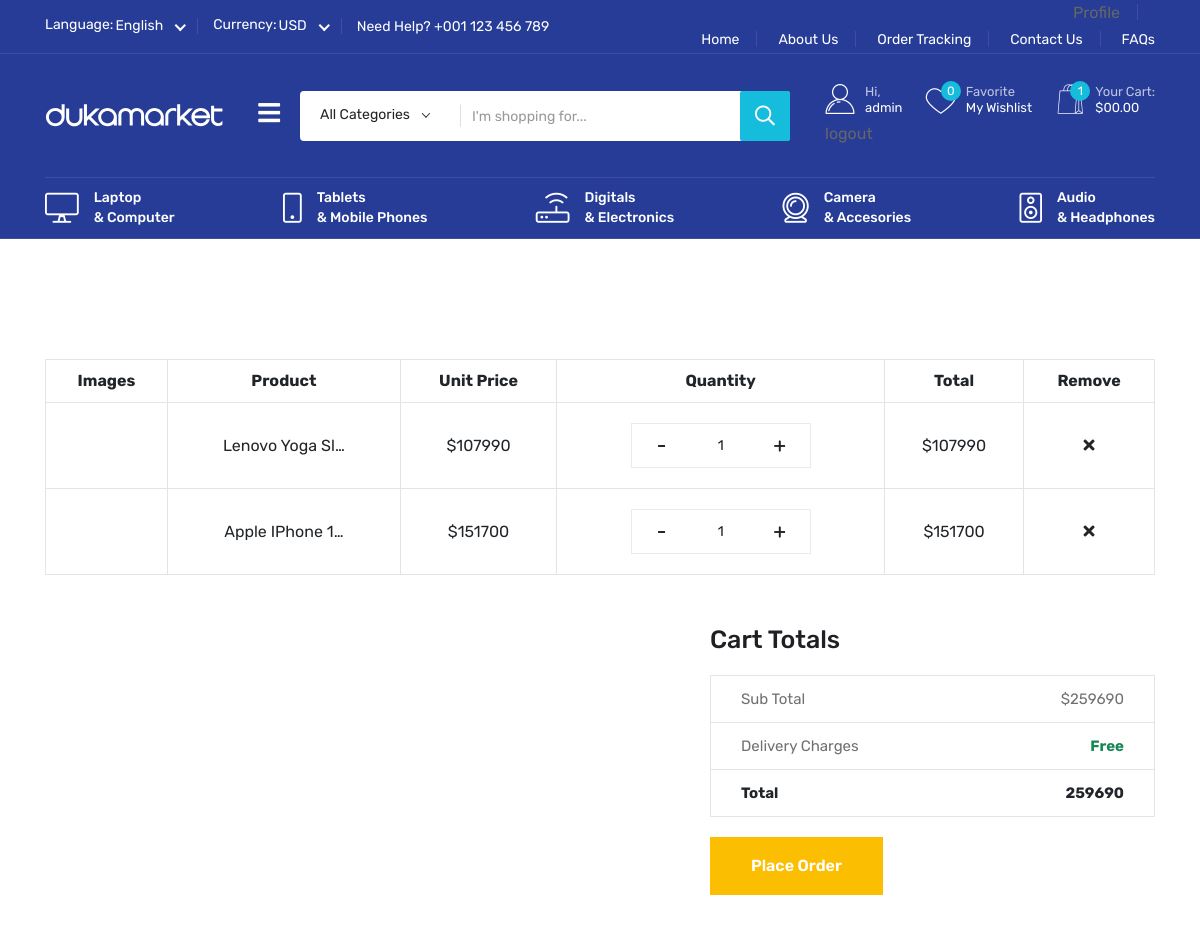
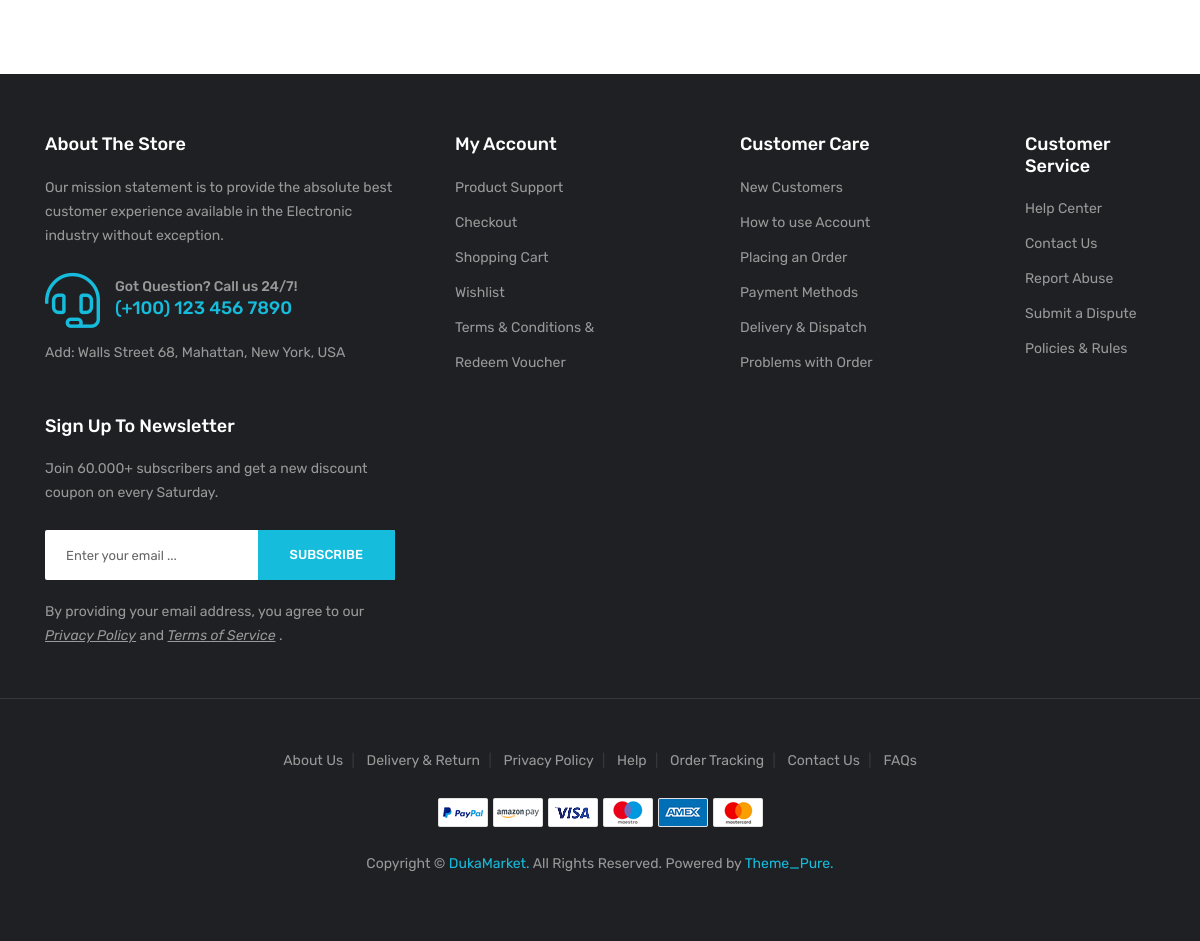
Screenshot of /cart/ (signed in) with the database file from the repository (2 pictures, top to bottom).
### userauth/models.py (models this page shows, shortened)
class Account(AbstractBaseUser,PermissionsMixin):
    first_name = models.CharField(max_length=100, blank=True)
    last_name = models.CharField(max_length=100, blank=True)
    email = models.EmailField(max_length=100, unique=True)
    username = models.CharField(max_length=100, unique=True)
    phone_number = models.CharField(max_length=50, unique=True,null=True)
    wallet = models.FloatField(null=True,blank=True)
    date_joined = models.DateTimeField(auto_now_add=True)
    last_login = models.DateTimeField(auto_now_add=True)
    is_admin = models.BooleanField(default=False)
    is_staff = models.BooleanField(default=False)
    is_active = models.BooleanField(default=True)
    is_superuser = models.BooleanField(default=False)
    USERNAME_FIELD = 'email'
    REQUIRED_FIELDS = ['username', 'first_name', 'last_name', 'phone_number']
    objects = MyAccountManager()

### cart/models.py (models this page shows, shortened)
class CartItem(models.Model):
    cart=models.ForeignKey(Cart,on_delete=models.CASCADE)
    product=models.ForeignKey(Product,on_delete=models.CASCADE)
    quantity=models.IntegerField(default=1)
    created_at=models.DateTimeField(auto_now_add=True)
    def total(self):
        return self.quantity * self.product.price

### Product/models.py (models this page shows, shortened)
class Product(models.Model):
    pid=ShortUUIDField(unique=True,length=10,max_length=30,prefix="prod",alphabet="abcdefgh12345")
    category=models.ForeignKey(Category,on_delete=models.SET_NULL,null=True)
    title=models.CharField(max_length=255)
    price=models.PositiveIntegerField(default=0,null=True)
    featured_image=models.CharField(max_length=255)
    discount=models.PositiveIntegerField(default=0,null=True)
    brand=models.CharField(max_length=64)
    available=models.PositiveIntegerField(default=0,null=True)
    total=models.PositiveIntegerField(default=100,null=0)
    description=RichTextField(null=True,blank=True)
    sku=ShortUUIDField(unique=True,length=10,max_length=30,prefix="sku",alphabet="123456789")
    tags=models.CharField(max_length=255,null=True,blank=True)
    slug=models.CharField(max_length=255,null=True,blank=True)
    top_deal_the_day=models.BooleanField(default=False)
    top_featured_product=models.BooleanField(default=False)
    hot_trending_product=models.BooleanField(default=False)
    on_sale_product=models.BooleanField(default=False)
    date=models.DateTimeField(auto_now_add=True)
    updated_date=models.DateTimeField(null=True,blank=True)
    class Meta:
        verbose_name_plural = "Products"

### cart/views.py (the view, shortened to what this page needs)
# urls.py: path('', views.cartView, name='cart'),
def cartView(request):
    sub_total = 0
    if request.user.is_authenticated:
        user = request.user
        cart,created=cartmodels.Cart.objects.get_or_create(user=user)
        cart_items=cartmodels.CartItem.objects.filter(cart=cart)
        for item in cart_items:
            sub_total += item.total()
        cart.total_amount=Decimal(cart.total_amount) + sub_total
        cart.save()
        context = {
            'cart': cart_items,
            'sub_total': sub_total,
        }
    return render(request, 'cart.html', context)

### template/cart.html (shortened to what this page needs)
{% extends "base.html" %} {% load static %} {% block content %}
<section class="cart-area pt-120 pb-120">
  <div class="container">
    <div class="row">
      <div class="col-12">
        <form action="#">
          <div class="table-content table-responsive">
            {% if cart %}
            <table class="table cartData">
              <thead>
                <tr>
                  <th class="product-thumbnail">Images</th>
                  <th class="cart-product-name">Product</th>
                  <th class="product-price">Unit Price</th>
                  <th class="product-quantity">Quantity</th>
                  <th class="product-subtotal">Total</th>
                  <th class="product-remove">Remove</th>
                </tr>
              </thead>
              <tbody>
                {% for item in cart %}
                <tr>
                  <td class="product-thumbnail">
                  </td>
                  <td class="product-name">
                    <a href="shop-details.html"
                      >{{item.product.title|truncatechars:15}}</a
                    >
                  </td>
                  <td class="product-price">
                    <span class="amount">${{item.product.price}}</span>
                  </td>
                  <td class="product-quantity qtyDiv">
                    <div class="cart-plus-minus">
                      <input
                        type="text"
                        class="qtyValue"
                        value="{{item.quantity}}"
                      />
                      <div class="dec qtybutton">-</div>
                      <div class="inc qtybutton">+</div>
                    </div>
                  </td>
                  <td class="product-subtotal">
                    <span class="amount">${{item.total}}</span>
                  </td>
                  <td class="product-remove">
                    <a  class="deleteBtn"><i class="fa fa-times"></i></a>
                  </td>
                  </div>
                {% endfor %}
            {% else %}
            <h1 class="text-danger f">No item available......</h1>
            {% endif %}
          </div>
          {% if cart%}
          <div class="row justify-content-end">
            <div class="col-md-5">
              <div class="cart-page-total">
                <h2>Cart totals</h2>
                <ul class="mb-20">
                  <li class="subTotal">
                    Sub Total <span class="amount">${{sub_total}}</span>
                  </li>
                  <li>Delivery Charges<span class="text-success fw-bold">Free</span></li>
                  <li class="text-dark fw-bold">Total<span class="text-dark fw-bold">{{sub_total}}</span></li>
                </ul>
                <a class="tp-btn-h1" href="{% url 'place-order' %}"
                  >Place Order</a
                >
              </div>
            </div>
          </div>
          {% endif %}
      </div>
</section>
{% endblock %}

### template/includes/header.html (shortened to what this page needs)
    {% load static %}
     <header class="header d-blue-bg">
        <div class="header-top">
            <div class="container 0">
                <div class="header-inner">
                    <div class="row align-items-center">
                        <div class="col-xl-6 col-lg-7">
                            <div class="header-inner-start">
                                <div class="header__currency border-right">
                                    <div class="s-name">
                                        <span>Language: </span>
                                    </div>
                                </div>
                                <div class="header__lang border-right">
                                    <div class="s-name">
                                        <span>Currency: </span>
                                    </div>
                                </div>
                                <div class="support d-none d-sm-block">
                                    <p>Need Help? <a href="tel:+001123456789">+001 123 456 789</a></p>
                                </div>
                            </div>
                        </div>
                        <div class="col-xl-6 col-lg-5 d-none d-lg-block">
                            <div class="header-inner-end text-md-end">
                                <div class="ovic-menu-wrapper ovic-menu-wrapper-2">
                                    <ul>
                                        <li><button   hx-get="{% url 'profile' %}" hx-target="#profileview" hx-swap="innerHTML" hx-triggger="click">Profile</button></li>
                                        <li><a href={% url 'home' %} >Home</a></li>
                                        <li><a href="about.html">About Us</a></li>
                                        <li><a href="contact.html">Order Tracking</a></li>
                                        <li><a href="contact.html">Contact Us</a></li>
                                        <li><a href="faq.html">FAQs</a></li>
                                    </ul>
                                </div>
                            </div>
                        </div>
                    </div>
                </div>
            </div>
        </div>
        <div class="header-mid">
            <div class="container">
                <div class="heade-mid-inner">
                    <div class="row align-items-center">
                        <div class="col-xl-3 col-lg-3 col-md-4 col-sm-4">
                            <div class="header__info header__info-2">
                                <div class="logo logo-3">
                                    <a href="index.html" class="logo-image"><img src="{% static "assets/img/logo/logo1.svg" %}" alt="logo"></a>
                                </div>
                                <div class="side-menu mr-20">
                                    <button type="button" class="side-menu-btn offcanvas-toggle-btn"><i class="fas fa-bars"></i></button>
                                  </div>
                            </div>
                        </div>
                        <div class="col-xl-5 col-lg-4 d-none d-lg-block">
                            <div class="header__search">
                                <form action="#">
                                    <div class="header__search-box">
                                        <input class="search-input search-input-2" type="text" placeholder="I'm shopping for...">
                                        <button class="button button-2 button-3" type="submit"><i class="far fa-search"></i></button>
                                    </div>
                                    <div class="header__search-cat">
                                    </div>
                                </form>
                            </div>
                        </div>
                        <div class="col-xl-4 col-lg-5 col-md-8 col-sm-8">
                            <div class="header-action">
                                <div class="block-userlink">
                                    <a class="icon-link icon-link-2" href="{% url 'signin' %}">
                                    <i class="flaticon-user"></i>
                                    <span class="text">
                                {% if user.is_authenticated %}
                                        <span class="sub">Hi,</span>
                                        {{user.username}}
                                        <span><a href="{% url 'signout' %}">logout</a></span>
                                {% else %}
                                    <span class="sub">Login </span>
                                    My Account </span>
                                {% endif %}
                                    </a>
                                </div>
                                <div class="block-wishlist action">
                                    <a class="icon-link icon-link-2" href="{% url 'wishlist' %}">
                                    <i class="flaticon-heart"></i>
                                    <span class="count count-2">0</span>
                                    <span class="text">
                                    <span class="sub">Favorite</span>
                                    My Wishlist </span>
                                    </a>
                                </div>
                                <div class="block-cart action">
                                    <a class="icon-link icon-link-2" href={% url 'cart' %}>
                                    <i class="flaticon-shopping-bag"></i>
                                    <span class="count count-2">1</span>
                                    <span class="text">
                                    <span class="sub">Your Cart:</span>
                                    $00.00 </span>
                                </div>
                            </div>
                        </div>
                    </div>
                </div>
            </div>
        </div>
        <div class="header__bottom d-none d-lg-block">
            <div class="container">
                <div class="box-items-inner pt-10 pb-10">
                    <div class="box-item">
                        <a href={% url  'laptops_computers'  %} >
                            <i class="fal fa-desktop"></i>
                        Laptop <br> & Computer
                        </a>
                    </div>
                    <div class="box-item">
                        <a href={% url 'mobile_tablets' %}>
                            <i class="fal fa-mobile"></i>
                        Tablets <br> & Mobile Phones
                    </div>
                    <div class="box-item">
                        <a href="shop.html">
                            <i class="fal fa-router"></i>
                        Digitals <br> & Electronics
                        </a>
                    </div>
                    <div class="box-item">
                        <a href="shop.html">
                            <i class="fal fa-webcam"></i>
                        Camera <br> & Accesories
                        </a>
                    </div>
                    <div class="box-item d-lg-none d-xl-block">
                        <a href="shop.html">
                            <i class="fal fa-speaker"></i>
                        Audio <br> & Headphones
                        </a>
                    </div>
                </div>
            </div>
        </div>
     </header>

### static/assets/css/default.css (style rules this page uses)
.mb-20 { margin-bottom:20px }
.mr-20 { margin-right:20px }
.pt-10 { padding-top:10px }
.pt-120 { padding-top:120px }
.pb-10 { padding-bottom:10px }
.pb-120 { padding-bottom:120px }

### rows the page displays
Account: username "admin"
CartItem: product "Lenovo Yoga Sl…", product.price "107990", quantity "1", total "107990"
CartItem: product "Apple IPhone 1…", product.price "151700", quantity "1", total "151700"

### other values shown
{{ sub_total }} "259690"
